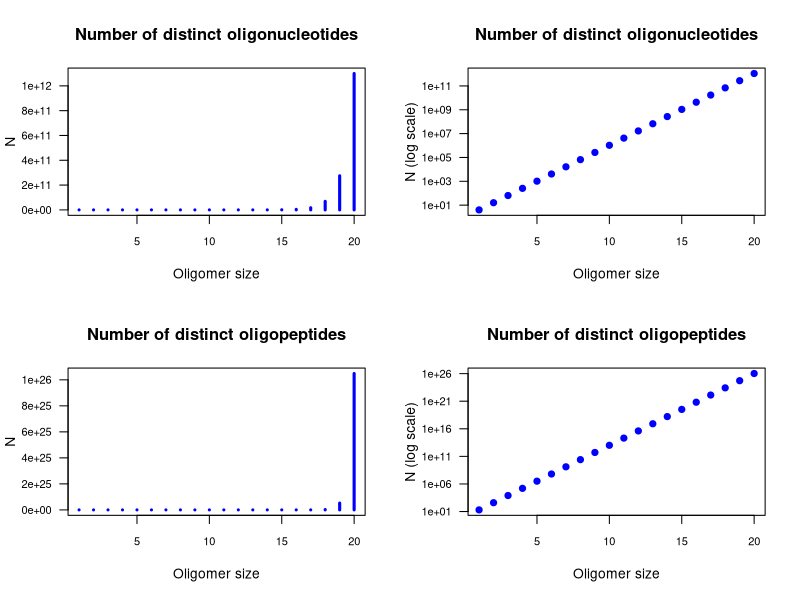
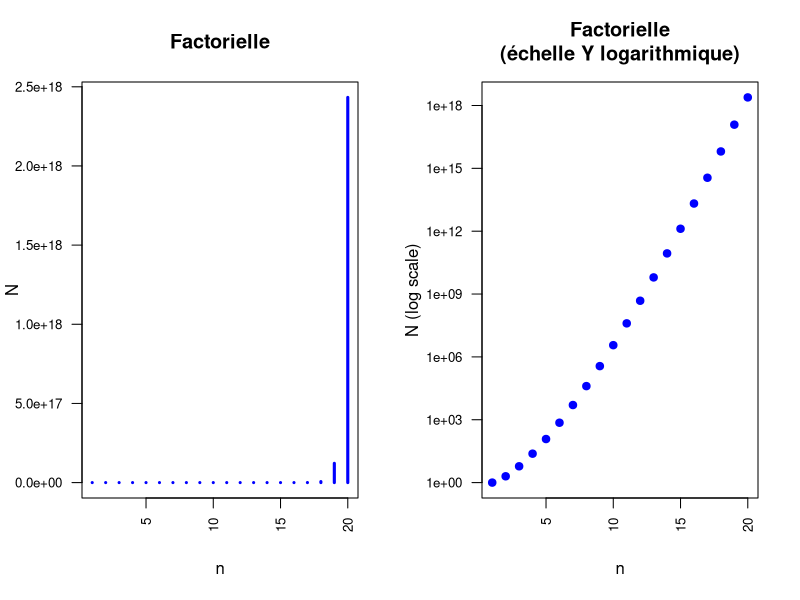

The R source for these figures, in order:
## ---- chunk 1
library(knitr)
options(width = 300)
knitr::opts_chunk$set(
  fig.width = 7, fig.height = 5, 
  fig.path = 'figures/02_combinatoire_',
  fig.align = "center", 
  size = "tiny", 
  echo = FALSE, eval = TRUE, 
  warning = FALSE, message = FALSE, 
  results = TRUE, comment = "")
# knitr::asis_output("\\footnotesize")

## Library used to draw flow charts
library(DiagrammeR)

## ---- chunk 2
x <- 1:20 ## Oligomer size

par.ori <- par(no.readonly = TRUE)
par(mfrow = c(2,2))
n <- 4 ## Number of distinct residues
N <- n^x
plot(x, N, 
     main = "Number of distinct oligonucleotides",
     xlab = "Oligomer size",
     ylab = "N",
     las = 1, cex.axis = 0.8,
     type = "h", lwd = 3, col = "blue"
)
plot(x, N, 
     main = "Number of distinct oligonucleotides",
     xlab = "Oligomer size",
     ylab = "N (log scale)",
     las = 1, cex.axis = 0.8,
     log = "y",
     type = "p", pch = 19, col = "blue"
     )

## Oliopeptides
n <- 20 ## Number of distinct residues
N <- n^x
plot(x, N, 
     main = "Number of distinct oligopeptides",
     xlab = "Oligomer size",
     ylab = "N",
     las = 1, cex.axis = 0.8,
     type = "h", lwd = 3, col = "blue"
)
plot(x, N, 
     main = "Number of distinct oligopeptides",
     xlab = "Oligomer size",
     ylab = "N (log scale)",
     las = 1, cex.axis = 0.8,
     log = "y",
     type = "p", pch = 19, col = "blue"
)

par(par.ori) ## restore default parameters
## ---- chunk 3
n <- 1:20
N <- factorial(n)
# plot(n,N, log = "y")

par.ori <- par(no.readonly = TRUE)
par(mfrow = c(1,2))
plot(n, N, 
     main = "Factorielle",
     xlab = "n",
     ylab = "N",
     las = 2, cex.axis = 0.8,
     type = "h", lwd = 3, col = "blue"
)
plot(n, N, 
     main = "Factorielle\n(échelle Y logarithmique)",
     xlab = "n",
     ylab = "N (log scale)",
     las = 2, cex.axis = 0.8,
     log = "y",
     type = "p", pch = 19, col = "blue"
     )
par(par.ori)
## ---- chunk 4

grViz("
digraph combinatorix_flowchart {
  node [shape = diamond, fontname = Helvetica ]
  node [fontcolor = 'orange']
  A [label = 'remise ?']; 
  B [label = 'ordonné ?'];
  D [label = 'ordonné ?']  
  G [label = 'sélection\nexhaustive ?']

  node [shape = 'rectangle', fontcolor = 'black']
  C [label = 'suite\ngéométrique'];
  E [label = 'arrangement']
  F [label = 'combinaison']
  H [label = 'factorielle']

  edge [arrowhead  = 'normal', color = '#00BB00', fontcolor = '#00BB00', label = 'oui']
  A -> B
  B -> C
  D -> G
  G -> H

  edge [arrowhead  = 'normal', color = '#BB0000', fontcolor = '#BB0000', label = 'non']
  A -> D
  D -> F
  G -> E

}
")

## ---- chunk 5
aa.table <- read.delim("amino_acid_table.tsv", sep = "\t")
# kable(aa.table, caption = "Symboles des acides aminés et codons")

aa <- sort(as.vector(aa.table$Symbol))
aa <- aa[aa %in% LETTERS]

cat(sort(rep(aa, times=3)), sep = "")
## ---- chunk 6
cat(sample(rep(aa, times = 3)), sep = "")
cat(sample(rep(aa, times = 3)), sep = "")
cat(sample(rep(aa, times = 3)), sep = "")
